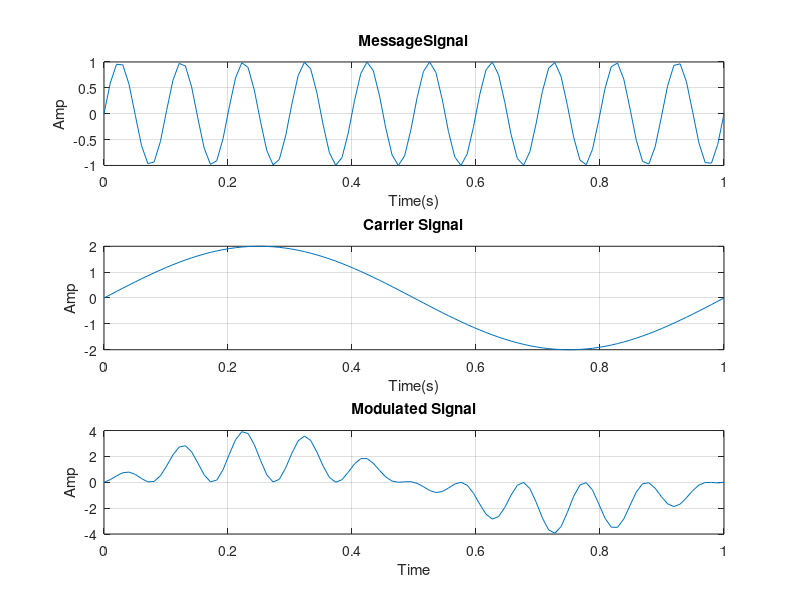
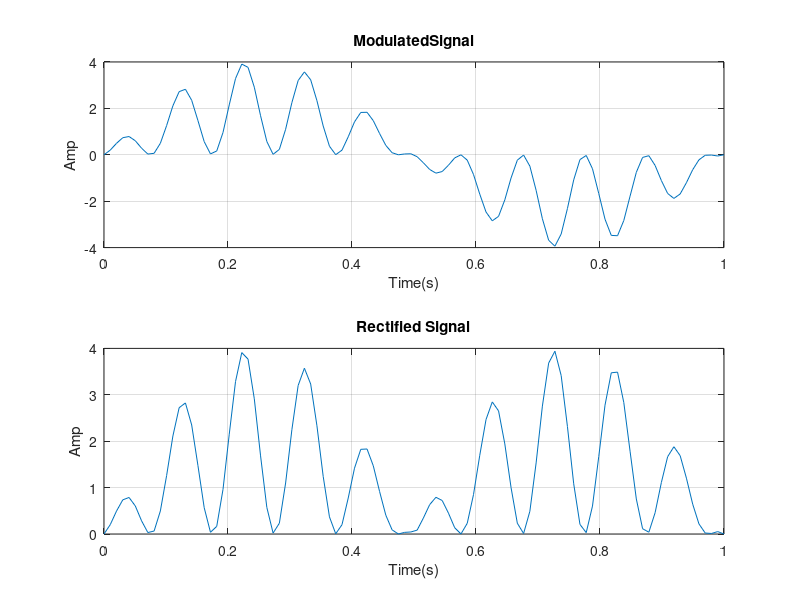

These figures' MATLAB source, in order: (Note: this script raises an error after producing the figures.)
clear;
clc;
%time_parameter
fs = 10;
t = linspace(0,1,100);
%msg_signal
fm = 10;
Am = 1;
msg_signal = Am*sin(2*pi*fm.*t);
%carrier_signal
fc = 100;
Ac = 2;
carrier_signal = Ac*sin(2*pi*fc.*t);
%modulated_signal
modulated_signal = (1+msg_signal).* carrier_signal;

%ploting
figure;
subplot(3,1,1);
plot(t,msg_signal);
title('MessageSignal');
xlabel('Time(s)');
ylabel('Amp');
grid on;

subplot(3,1,2);
plot(t,carrier_signal);
title('Carrier Signal');
xlabel('Time(s)');
ylabel('Amp');
grid on;

subplot(3,1,3);
plot(t,modulated_signal);
title('Modulated Signal');
xlabel('Time');
ylabel('Amp');
grid on;

%demodulation
rectified_signal = abs(modulated_signal);

%ploting
figure;
subplot(2,1,1);
plot(t,modulated_signal);
title('ModulatedSignal');
xlabel('Time(s)');
ylabel('Amp');
grid on;

subplot(2,1,2);
plot(t,rectified_signal);
title('Rectified Signal');
xlabel('Time(s)');
ylabel('Amp');
grid on;

%lowpass filter parameter
cuttoff_freq = 20;
%design lowpassfilter
order = 4;
nyquist_freq = fs/2;
normalized_cuttoff_freq = cuttoff_freq/nyquist_freq;
[b,a] = butter(order,normalized_cuttoff_freq,'low');

%Apply the low pass  filter to rectified signal
filtered_signal = filter(b,a,rectified_signal);

%plotting
figure;
subplot(2,1,1);
plot(t,rectified_signal);
title('Rectified Signal');
xlabel('Time');
ylabel('Amp');
grid on;

subplot(2,1,2);
plot(t,filtered_signal);
title('Filterd Signal');
xlabel('Time(s)');
ylabel('Amp');
grid on;
